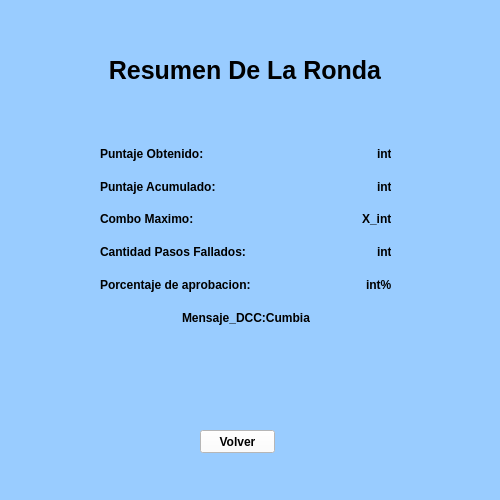
<?xml version="1.0" encoding="UTF-8"?>
<ui version="4.0">
 <class>Form</class>
 <widget class="QWidget" name="Form">
  <property name="geometry">
   <rect>
    <x>0</x>
    <y>0</y>
    <width>500</width>
    <height>500</height>
   </rect>
  </property>
  <property name="windowTitle">
   <string>Form</string>
  </property>
  <property name="layoutDirection">
   <enum>Qt::LeftToRight</enum>
  </property>
  <property name="styleSheet">
   <string notr="true">background-color: #99CCFF;</string>
  </property>
  <widget class="QLabel" name="label">
   <property name="geometry">
    <rect>
     <x>90</x>
     <y>20</y>
     <width>291</width>
     <height>100</height>
    </rect>
   </property>
   <property name="styleSheet">
    <string notr="true">font-weight: bold;
font-size: 25px;</string>
   </property>
   <property name="text">
    <string>Resumen De La Ronda</string>
   </property>
   <property name="alignment">
    <set>Qt::AlignRight|Qt::AlignTrailing|Qt::AlignVCenter</set>
   </property>
  </widget>
  <widget class="QPushButton" name="boton_volver">
   <property name="geometry">
    <rect>
     <x>200</x>
     <y>430</y>
     <width>75</width>
     <height>23</height>
    </rect>
   </property>
   <property name="styleSheet">
    <string notr="true">background-color: white;
font-weight: bold;
</string>
   </property>
   <property name="text">
    <string>Volver</string>
   </property>
  </widget>
  <widget class="QFrame" name="frame">
   <property name="geometry">
    <rect>
     <x>100</x>
     <y>140</y>
     <width>291</width>
     <height>191</height>
    </rect>
   </property>
   <property name="styleSheet">
    <string notr="true">font-weight: bold;
</string>
   </property>
   <property name="frameShape">
    <enum>QFrame::StyledPanel</enum>
   </property>
   <property name="frameShadow">
    <enum>QFrame::Raised</enum>
   </property>
   <widget class="QWidget" name="verticalLayoutWidget">
    <property name="geometry">
     <rect>
      <x>0</x>
      <y>0</y>
      <width>292</width>
      <height>191</height>
     </rect>
    </property>
    <layout class="QVBoxLayout" name="verticalLayout">
     <item>
      <layout class="QHBoxLayout" name="horizontalLayout_6">
       <item>
        <widget class="QLabel" name="label_12">
         <property name="text">
          <string>Puntaje Obtenido: </string>
         </property>
        </widget>
       </item>
       <item>
        <spacer name="horizontalSpacer">
         <property name="orientation">
          <enum>Qt::Horizontal</enum>
         </property>
         <property name="sizeHint" stdset="0">
          <size>
           <width>40</width>
           <height>20</height>
          </size>
         </property>
        </spacer>
       </item>
       <item>
        <widget class="QLabel" name="label_puntaje_obtenido">
         <property name="text">
          <string>int</string>
         </property>
        </widget>
       </item>
      </layout>
     </item>
     <item>
      <layout class="QHBoxLayout" name="horizontalLayout_5">
       <item>
        <widget class="QLabel" name="label_7">
         <property name="text">
          <string>Puntaje Acumulado: </string>
         </property>
        </widget>
       </item>
       <item>
        <spacer name="horizontalSpacer_2">
         <property name="orientation">
          <enum>Qt::Horizontal</enum>
         </property>
         <property name="sizeHint" stdset="0">
          <size>
           <width>40</width>
           <height>20</height>
          </size>
         </property>
        </spacer>
       </item>
       <item>
        <widget class="QLabel" name="label_puntaje_acumulado">
         <property name="text">
          <string>int</string>
         </property>
        </widget>
       </item>
      </layout>
     </item>
     <item>
      <layout class="QHBoxLayout" name="horizontalLayout_4">
       <item>
        <widget class="QLabel" name="label_8">
         <property name="text">
          <string>Combo Maximo: </string>
         </property>
        </widget>
       </item>
       <item>
        <spacer name="horizontalSpacer_3">
         <property name="orientation">
          <enum>Qt::Horizontal</enum>
         </property>
         <property name="sizeHint" stdset="0">
          <size>
           <width>40</width>
           <height>20</height>
          </size>
         </property>
        </spacer>
       </item>
       <item>
        <widget class="QLabel" name="label_combo_maximo">
         <property name="text">
          <string>X_int</string>
         </property>
        </widget>
       </item>
      </layout>
     </item>
     <item>
      <layout class="QHBoxLayout" name="horizontalLayout_3">
       <item>
        <widget class="QLabel" name="label_9">
         <property name="text">
          <string>Cantidad Pasos Fallados: </string>
         </property>
        </widget>
       </item>
       <item>
        <spacer name="horizontalSpacer_4">
         <property name="orientation">
          <enum>Qt::Horizontal</enum>
         </property>
         <property name="sizeHint" stdset="0">
          <size>
           <width>40</width>
           <height>20</height>
          </size>
         </property>
        </spacer>
       </item>
       <item>
        <widget class="QLabel" name="label_cantidad_pasos_fallados">
         <property name="text">
          <string>int</string>
         </property>
        </widget>
       </item>
      </layout>
     </item>
     <item>
      <layout class="QHBoxLayout" name="horizontalLayout">
       <item>
        <widget class="QLabel" name="label_10">
         <property name="text">
          <string>Porcentaje de aprobacion: </string>
         </property>
        </widget>
       </item>
       <item>
        <spacer name="horizontalSpacer_5">
         <property name="orientation">
          <enum>Qt::Horizontal</enum>
         </property>
         <property name="sizeHint" stdset="0">
          <size>
           <width>40</width>
           <height>20</height>
          </size>
         </property>
        </spacer>
       </item>
       <item>
        <widget class="QLabel" name="label_aprobacion">
         <property name="text">
          <string>int%</string>
         </property>
        </widget>
       </item>
      </layout>
     </item>
     <item>
      <layout class="QHBoxLayout" name="horizontalLayout_2">
       <item alignment="Qt::AlignHCenter">
        <widget class="QLabel" name="label_mensaje_final">
         <property name="text">
          <string>Mensaje_DCC:Cumbia</string>
         </property>
        </widget>
       </item>
      </layout>
     </item>
    </layout>
   </widget>
  </widget>
 </widget>
 <resources/>
 <connections/>
</ui>
